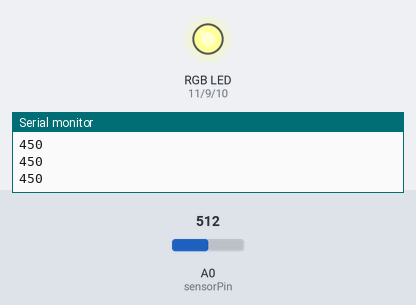
The sketch below on a simulated Arduino Uno, built with avr-gcc and run on an emulated ATmega328P. Parts: an RGB LED mixed from three pins (HIGH = lit), the last lines printed to the serial monitor. The inputs (shaded band) are chosen by the test bench; at power-on: A0 (sensorPin) = 512.

Above: at 1.2 s.
1.3 s: A0 (sensorPin) set to 610
At 2.5 s:
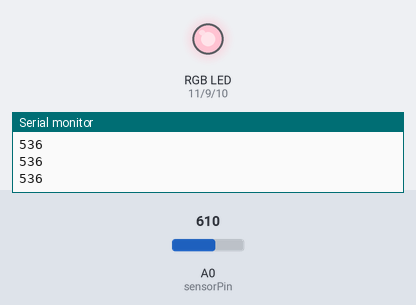
2.8 s: A0 (sensorPin) set to 511
At 3.7 s:
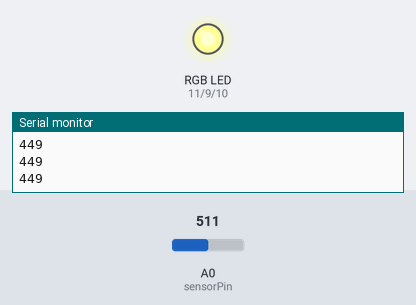
4.3 s: A0 (sensorPin) set to 306
At 5.0 s:
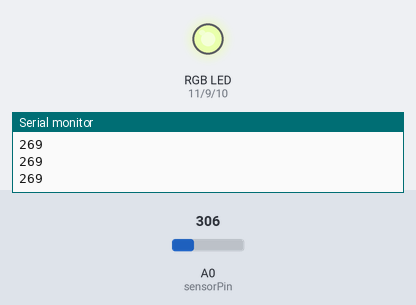
5.8 s: A0 (sensorPin) set to 140
At 7.0 s:
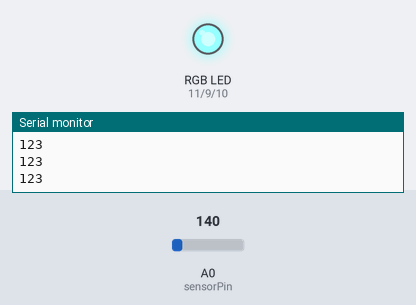
7.3 s: A0 (sensorPin) set to 716
At 8.5 s:
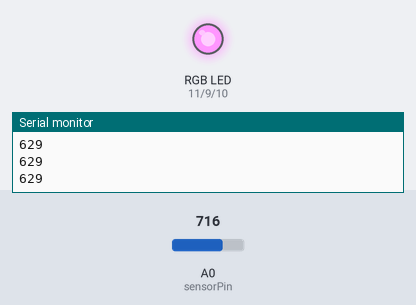
8.8 s: A0 (sensorPin) set to 1023
At 9.4 s:
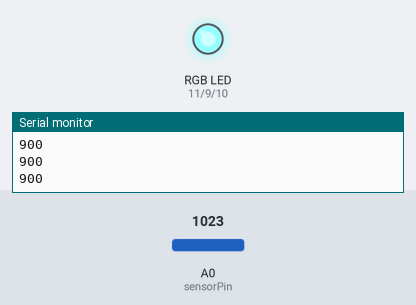
Timing chart, 0 to 11.3 s (numbered marks = the images above; inputs shaded):
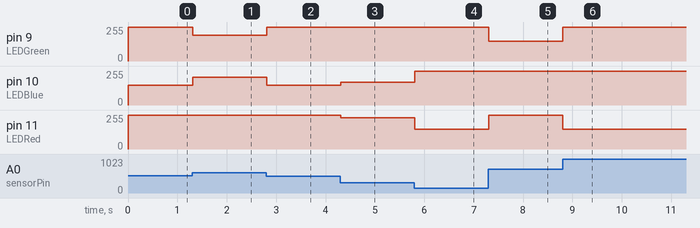

The sketch:

colorFaderRGBLED.ino
```cpp
/*
  _____       .__  __         .__
_/ ____\______|__|/  |________|__| ____    ____
\   __\\_  __ \  \   __\___   /  |/    \  / ___\
 |  |   |  | \/  ||  |  /    /|  |   |  \/ /_/  >
 |__|   |__|  |__||__| /_____ \__|___|  /\___  /
                             \/       \//_____/
          __                 __                  __   .__  __
  _______/  |______ ________/  |_  ___________  |  | _|__|/  |_
 /  ___/\   __\__  \\_  __ \   __\/ __ \_  __ \ |  |/ /  \   __\
 \___ \  |  |  / __ \|  | \/|  | \  ___/|  | \/ |    <|  ||  |
/____  > |__| (____  /__|   |__|  \___  >__|    |__|_ \__||__|
     \/            \/                 \/             \/

Example      RGB LED Fader
Autor        Stefan Hermann
Date         16.06.2011

Description  This example lets you fade through the colors of a RGB LED.

*/

int LEDGreen=9;
int LEDBlue=10;
int LEDRed=11;


int sensorPin=A0;
int val;

void setup(){
  Serial.begin(9600);
  pinMode(LEDRed,OUTPUT);
  pinMode(LEDGreen,OUTPUT);
  pinMode(LEDBlue,OUTPUT);
}

int maxVal = 150;

void loop(){

  val=map(analogRead(sensorPin),0,1023,0,900);
  Serial.println(val);
  if (val<150) {
    analogWrite(LEDRed,maxVal);
    analogWrite(LEDBlue,255);
    analogWrite(LEDGreen,255);
  } else if (val<300) {
    analogWrite(LEDRed,map(val,150,300,maxVal,255));
    analogWrite(LEDBlue,map(val,150,300,255,maxVal));
    analogWrite(LEDGreen,255);
  } else if (val<450) {
    analogWrite(LEDRed,255);
    analogWrite(LEDBlue,maxVal);
    analogWrite(LEDGreen,255);
  } else if (val<600) {
    analogWrite(LEDRed,255);
    analogWrite(LEDBlue,map(val,450,600,maxVal,255));
    analogWrite(LEDGreen,map(val,450,600,255,maxVal));
  } else if (val<750) {
    analogWrite(LEDRed,255);
    analogWrite(LEDBlue,255);
    analogWrite(LEDGreen,maxVal);
  } else if (val<=900) {
    analogWrite(LEDRed,map(val,750,900,255,maxVal));
    analogWrite(LEDBlue,255);
    analogWrite(LEDGreen,map(val,750,900,maxVal,255));
  }
  delay(10);
}
```

Measured:
- after the input at 1.3 s, pin 9 (LEDGreen): 255/255 → 195/255 at once; pin 10 (LEDBlue): 150/255 → 210/255 at once
- after the input at 2.8 s, pin 9 (LEDGreen): 195/255 → 255/255 at once; pin 10 (LEDBlue): 210/255 → 150/255 at once
- after the input at 4.3 s, pin 10 (LEDBlue): 150/255 → 172/255 at once; pin 11 (LEDRed): 255/255 → 233/255 at once
- after the input at 5.8 s, pin 10 (LEDBlue): 172/255 → 255/255 at once; pin 11 (LEDRed): 233/255 → 150/255 at once
- after the input at 7.3 s, pin 9 (LEDGreen): 255/255 → 150/255 at once; pin 11 (LEDRed): 150/255 → 255/255 at once
- after the input at 8.8 s, pin 9 (LEDGreen): 150/255 → 255/255 at once; pin 11 (LEDRed): 255/255 → 150/255 at once
